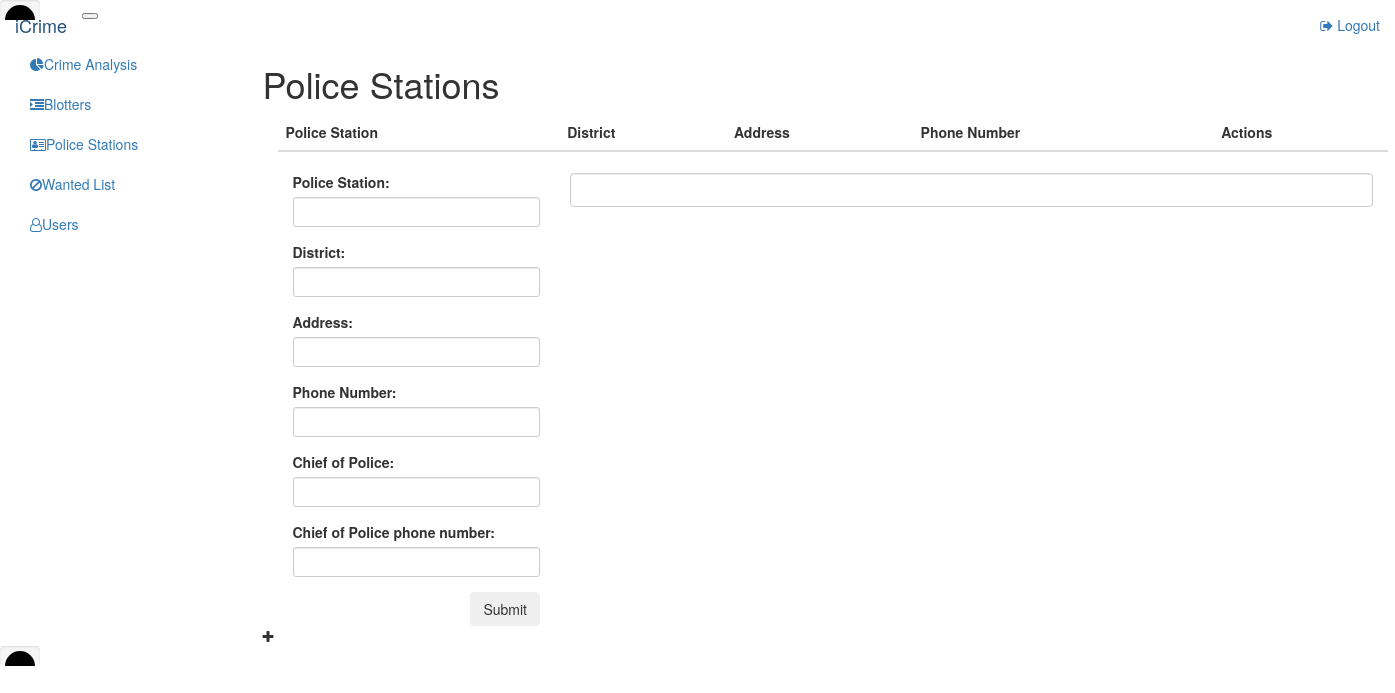
Page /index.php/admin/Stations on the earlier database version.
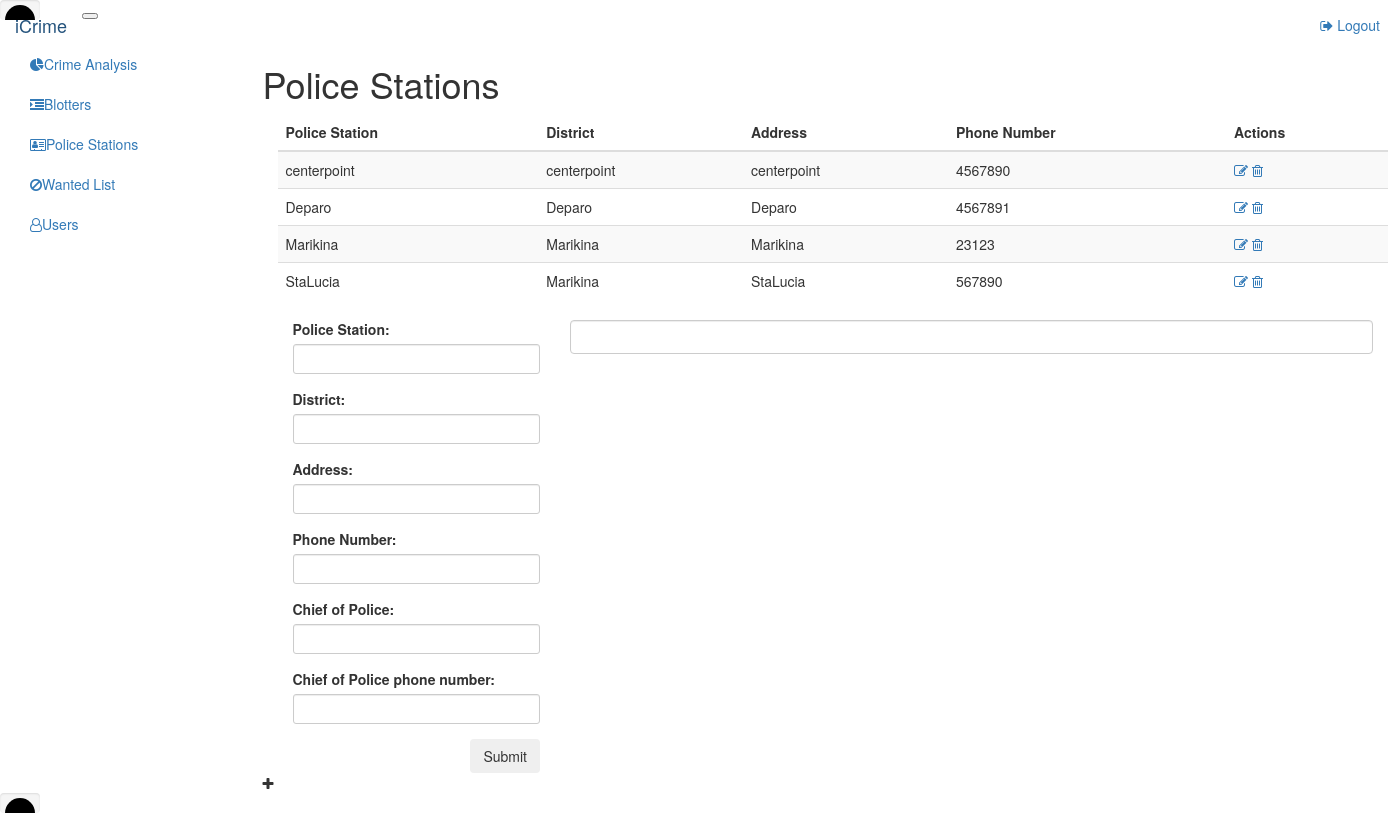
Same page on the later database version.
### tables this page shows
CREATE TABLE IF NOT EXISTS `stations` (
`id` int(11) NOT NULL,
  `station` varchar(125) NOT NULL,
  `district` varchar(125) NOT NULL,
  `address` varchar(512) NOT NULL,
  `g_lat` varchar(125) NOT NULL,
  `g_long` varchar(125) NOT NULL,
  `phone` varchar(25) NOT NULL,
  `chief` varchar(125) NOT NULL,
  `chief_phone` varchar(25) NOT NULL,
  `enabled` tinyint(1) NOT NULL DEFAULT '1'
);

### application/controllers/Admin.php (called while the page is built, shortened)
<?php
class Admin extends CI_Controller {
    public function __construct() {
        $this->load->library('session');
        $this->load->model('AdminModel','model');
        $this->load->helper('url');
    }
    public function Stations()
    {
        $data = array();
        $data['list'] = '';
        $stmt = $this->model->GetStations();
        foreach($stmt->result() as $row)
        {
            $data['list'] .= $this->load->view('Admin/Stations/StationsList',$row,TRUE);
        }
        $data['district_list'] = $this->BuildDistrictList();
        $this->load->view('Admin/AdminHeader');
        $this->load->view('Admin/Stations/Stations',$data);
        $this->load->view('Admin/AdminFooter');
    }
    public function BuildDistrictList()
    {
        $list = '';
        $stmt = $this->model->GetDistricts();
        foreach($stmt->result() as $row)
        {
            $list .= $this->load->view('Admin/Stations/DistrictList',$row,TRUE);
        }
        return $list;
    }
}

### index.php (called while the page is built, shortened)
<?php
require_once BASEPATH.'core/CodeIgniter.php';

### application/models/AdminModel.php (called while the page is built, shortened)
<?php
Class AdminModel extends CI_Model {
    Public function __construct() {
        $this->pdo = $this->load->database('pdo', true);
    }
    public function GetStations() {
        try
        {
            $sql = "SELECT * FROM stations
                    WHERE enabled = 1
                    ORDER BY station";
            $stmt = $this->pdo->query($sql);
            return $stmt;
        }
        catch (Exception $ex)
        {
            echo $ex;
            exit;
        }
    }
}
?>

### application/views/Admin/Stations/StationsList.php (the view)
<?php
echo "
<tr>
    <td>$station</td>
    <td>$district</td>
    <td>$address</td>
    <td>$phone</td>
    <td>
        <a class='action-link edit_record' data-id='$id'><i class='fa fa-pencil-square-o' aria-hidden='true'></i></a>
        <a class='action-link delete_record' data-id='$id'><i class='fa fa-trash-o' aria-hidden='true'></i></a>
    </td>
</tr>
";
?>

### application/views/Admin/AdminHeader.php (shortened to what this page needs)
<!DOCTYPE html>
<html lang = "en">
   <head>
      <link rel = "stylesheet" type = "text/css" href = "<?php echo base_url(); ?>css/bootstrap.min.css">
      <link href="https://maxcdn.bootstrapcdn.com/font-awesome/4.7.0/css/font-awesome.min.css" rel="stylesheet">
      <link rel = "stylesheet" type = "text/css" href = "<?php echo base_url(); ?>css/style.css">
      <link rel = "stylesheet" type = "text/css" href = "<?php echo base_url(); ?>css/sweetalert.css">
      <link rel = "stylesheet" type = "text/css" href = "<?php echo base_url(); ?>css/loader.css">
   </head>
       <body>
        <div class="loader">
            <div class="loader-graphic">
                <svg class="circle-loader progress" width="40" height="40" version="1.1" xmlns="http://www.w3.org/2000/svg">
                        <circle cx="20" cy="20" r="15">
                </svg>
            </div>
        </div>
        <nav class="navbar navbar-fixed-top">
            <div class="container-fluid">
              <div class="navbar-header">
                <button class="menu-icon">
                </button>
                <a class="navbar-brand" href="#">iCrime</a>
              </div>
              <div class="collapse navbar-collapse" id="myNavbar">
                <ul class="nav navbar-nav navbar-right">
                  <li><a href="#"><i class="fa fa-sign-out" aria-hidden="true"></i> Logout</a></li>
                </ul>
              </div>
            </div>
        </nav>
        <div class="left-nav col-xs-2">
            <ul class="nav modules">
                <li class="active"><a href="/admin/crimeAnalysis"><i class="fa fa-pie-chart" aria-hidden="true"></i>Crime Analysis</a></li>
                <li><a href="/admin/blotters"><i class="fa fa-indent" aria-hidden="true"></i></i>Blotters</a></li>
                <li><a href="/admin/stations"><i class="fa fa-address-card-o" aria-hidden="true"></i>Police Stations</a></li>
                <li><a href="/admin/wantedList"><i class="fa fa-ban" aria-hidden="true"></i>Wanted List</a></li>
                <li class="dropdown">
                  <a a href="/admin/appUsers"><i class="fa fa-user-o" aria-hidden="true"></i>Users</a>
                </li>
            </ul>
        </div>
        <div class="col-xs-10">
            <div class="container">
                <div class="main-container">

### application/views/Admin/Stations/Stations.php (shortened to what this page needs)
<h1>Police Stations</h1>
<div class="col-xs-12 police-stations">
    <table class="table table-striped table-hover">
    <thead>
      <tr>
        <th>Police Station</th>
        <th>District</th>
        <th>Address</th>
        <th>Phone Number</th>
        <th>Actions</th>
      </tr>
    </thead>
    <tbody id="tableBody" class="stations-list">
      <?php echo $list; ?>
    </tbody>
  </table>
</div>
<div class="col-xs-12 map">
    <div class="col-xs-3 stationformholder">
        <form id="stationform">
            <div class="form-group">
                <label for="usr">Police Station:</label>
                <input type="text" class="form-control input-sm" id="station" name="station" required>
            </div>
            <div class="form-group">
                <label for="usr">District:</label>
                <input type="text" list="district_list" class="form-control input-sm" id="district" name="district" required>
            </div>
            <div class="form-group">
                <label for="usr">Address:</label>
                <input type="text" class="form-control input-sm" id="address" name="address" required>
            </div>
            <div class="form-group">
                <label for="pwd">Phone Number:</label>
                <input type="tel" class="form-control input-sm" id="phone" name="phone" required>
            </div>
            <div class="form-group">
                <label for="pwd">Chief of Police:</label>
                <input type="text" class="form-control input-sm" id="chief" name="chief" required>
            </div>
            <div class="form-group">
                <label for="pwd">Chief of Police phone number:</label>
                <input type="tel" class="form-control input-sm" id="chief_phone" name="chief_phone" required>
            </div>
            <div class="form-group">
                <input name="submit" type="submit" class="btn btn-submit pull-right">
            </div>
        </form>
    </div>
    <div class="col-xs-9 map-holder">
        <div id="map" class="col-xs-12"></div>
        <input type="text" id="search" class="form-control">
    </div>
</div>
<span class="floating-button add-station">
    <i class="fa fa-plus" aria-hidden="true"></i>
</span>

### application/views/Admin/AdminFooter.php
                </div>
            </div>
        </div>
        <div class="loader">
            <div class="loader-graphic">
                <svg class="circle-loader progress" width="40" height="40" version="1.1" xmlns="http://www.w3.org/2000/svg">
                        <circle cx="20" cy="20" r="15">
                </svg>
            </div>
        </div>
    </body>
</html>

Differences in the rows shown:
added stations: station "centerpoint", district "centerpoint", address "centerpoint", phone "4567890"
added stations: station "Deparo", district "Deparo", address "Deparo", phone "4567891"
added stations: station "Marikina", district "Marikina", address "Marikina", phone "23123"
added stations: station "StaLucia", district "Marikina", address "StaLucia", phone "567890"
